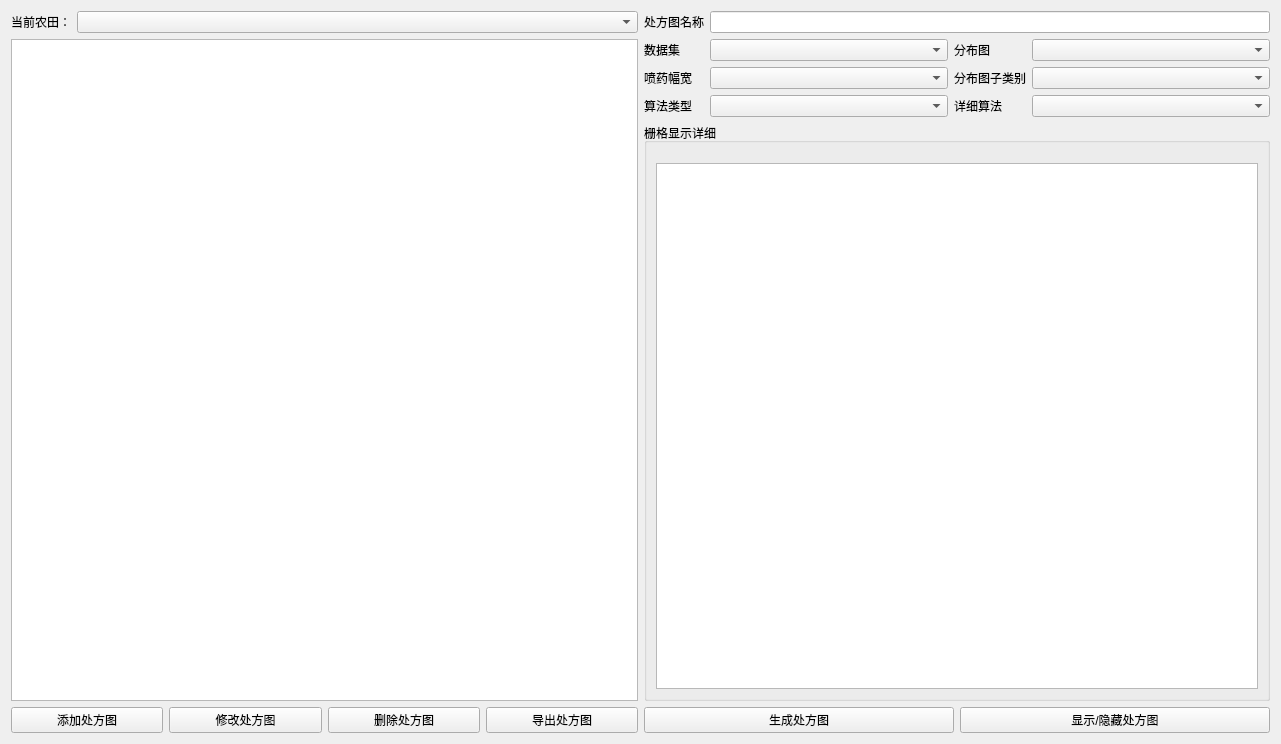
<?xml version="1.0" encoding="UTF-8"?>
<ui version="4.0">
 <class>LY_AgriFertilizerPresWidget</class>
 <widget class="QWidget" name="LY_AgriFertilizerPresWidget">
  <property name="geometry">
   <rect>
    <x>0</x>
    <y>0</y>
    <width>1281</width>
    <height>744</height>
   </rect>
  </property>
  <property name="windowTitle">
   <string>Form</string>
  </property>
  <layout class="QHBoxLayout" name="horizontalLayout_4" stretch="1,1">
   <item>
    <layout class="QVBoxLayout" name="verticalLayout">
     <item>
      <layout class="QHBoxLayout" name="horizontalLayout">
       <item>
        <widget class="QLabel" name="label">
         <property name="maximumSize">
          <size>
           <width>60</width>
           <height>16777215</height>
          </size>
         </property>
         <property name="text">
          <string>当前农田：</string>
         </property>
        </widget>
       </item>
       <item>
        <widget class="AgrisprayComboBox" name="on_field_box"/>
       </item>
      </layout>
     </item>
     <item>
      <widget class="QTableWidget" name="tableWidget"/>
     </item>
     <item>
      <layout class="QHBoxLayout" name="horizontalLayout_2">
       <item>
        <widget class="QPushButton" name="on_prescription_add">
         <property name="text">
          <string>添加处方图</string>
         </property>
        </widget>
       </item>
       <item>
        <widget class="QPushButton" name="on_prescription_edit">
         <property name="text">
          <string>修改处方图</string>
         </property>
        </widget>
       </item>
       <item>
        <widget class="QPushButton" name="on_prescription_delete">
         <property name="text">
          <string>删除处方图</string>
         </property>
        </widget>
       </item>
       <item>
        <widget class="QPushButton" name="on_prescription_export">
         <property name="text">
          <string>导出处方图</string>
         </property>
        </widget>
       </item>
      </layout>
     </item>
    </layout>
   </item>
   <item>
    <layout class="QVBoxLayout" name="verticalLayout_2" stretch="1,2,0">
     <item>
      <layout class="QGridLayout" name="gridLayout">
       <item row="0" column="0">
        <widget class="QLabel" name="label_2">
         <property name="maximumSize">
          <size>
           <width>60</width>
           <height>16777215</height>
          </size>
         </property>
         <property name="text">
          <string>处方图名称</string>
         </property>
        </widget>
       </item>
       <item row="0" column="1" colspan="3">
        <widget class="QLineEdit" name="pescription_name"/>
       </item>
       <item row="1" column="0">
        <widget class="QLabel" name="label_4">
         <property name="text">
          <string>数据集</string>
         </property>
        </widget>
       </item>
       <item row="1" column="1">
        <widget class="QComboBox" name="on_pescription_data_box"/>
       </item>
       <item row="1" column="2">
        <widget class="QLabel" name="label_5">
         <property name="maximumSize">
          <size>
           <width>60</width>
           <height>16777215</height>
          </size>
         </property>
         <property name="text">
          <string>分布图</string>
         </property>
        </widget>
       </item>
       <item row="1" column="3">
        <widget class="QComboBox" name="on_soilMap_box"/>
       </item>
       <item row="2" column="0">
        <widget class="QLabel" name="label_3">
         <property name="text">
          <string>喷药幅宽</string>
         </property>
        </widget>
       </item>
       <item row="2" column="1">
        <widget class="QComboBox" name="pescription_width"/>
       </item>
       <item row="2" column="2">
        <widget class="QLabel" name="label_6">
         <property name="text">
          <string>分布图子类别</string>
         </property>
        </widget>
       </item>
       <item row="2" column="3">
        <widget class="QComboBox" name="on_sub_soilMap_box"/>
       </item>
       <item row="3" column="0">
        <widget class="QLabel" name="label_7">
         <property name="text">
          <string>算法类型</string>
         </property>
        </widget>
       </item>
       <item row="3" column="1">
        <widget class="QComboBox" name="calculation_type_box"/>
       </item>
       <item row="3" column="2">
        <widget class="QLabel" name="label_8">
         <property name="text">
          <string>详细算法</string>
         </property>
        </widget>
       </item>
       <item row="3" column="3">
        <widget class="QComboBox" name="calculation_box"/>
       </item>
      </layout>
     </item>
     <item>
      <widget class="QGroupBox" name="groupBox">
       <property name="title">
        <string>栅格显示详细</string>
       </property>
       <layout class="QHBoxLayout" name="horizontalLayout_5">
        <property name="topMargin">
         <number>20</number>
        </property>
        <item>
         <widget class="QTableWidget" name="grid_tableWidget"/>
        </item>
       </layout>
      </widget>
     </item>
     <item>
      <layout class="QHBoxLayout" name="horizontalLayout_3">
       <item>
        <widget class="QPushButton" name="on_prescription_generate">
         <property name="text">
          <string>生成处方图</string>
         </property>
        </widget>
       </item>
       <item>
        <widget class="QPushButton" name="on_prescription_control">
         <property name="text">
          <string>显示/隐藏处方图</string>
         </property>
        </widget>
       </item>
      </layout>
     </item>
    </layout>
   </item>
  </layout>
 </widget>
 <customwidgets>
  <customwidget>
   <class>AgrisprayComboBox</class>
   <extends>QComboBox</extends>
   <header>agrispraycombobox.h</header>
  </customwidget>
 </customwidgets>
 <resources/>
 <connections/>
</ui>
